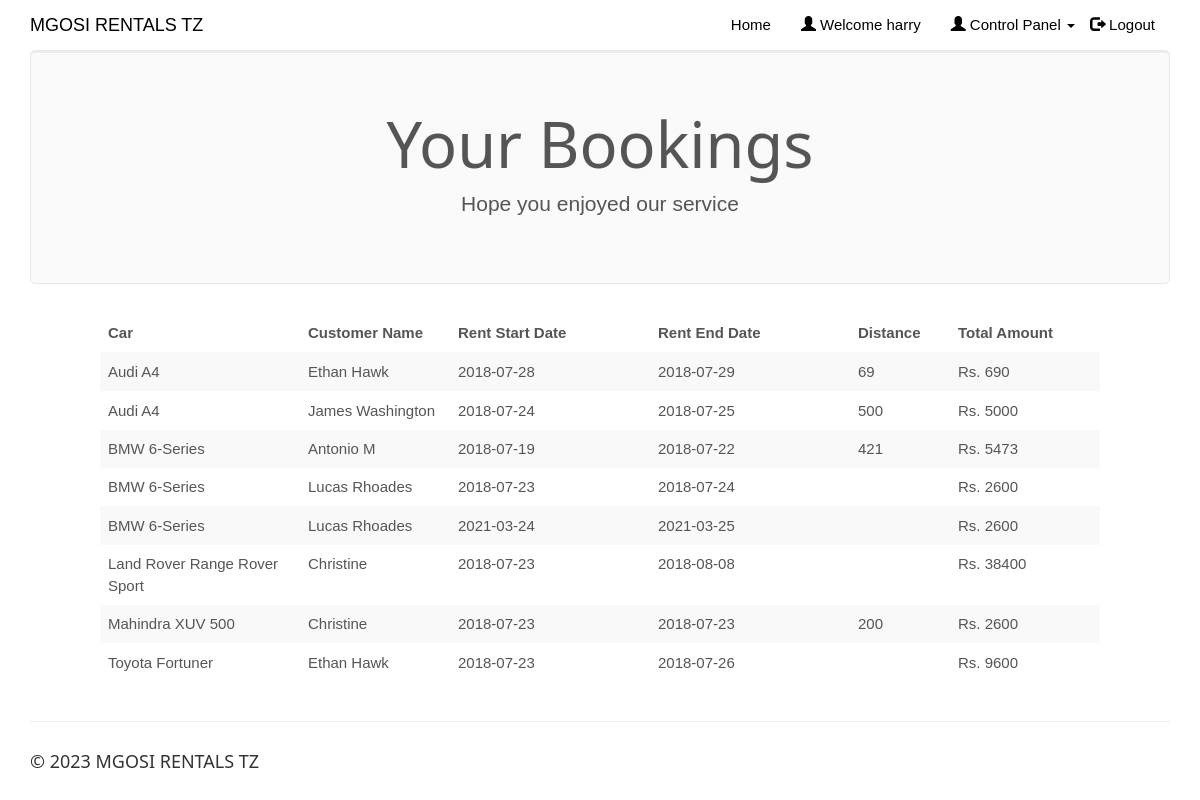
Page /clientview.php (signed in) on the earlier database version.
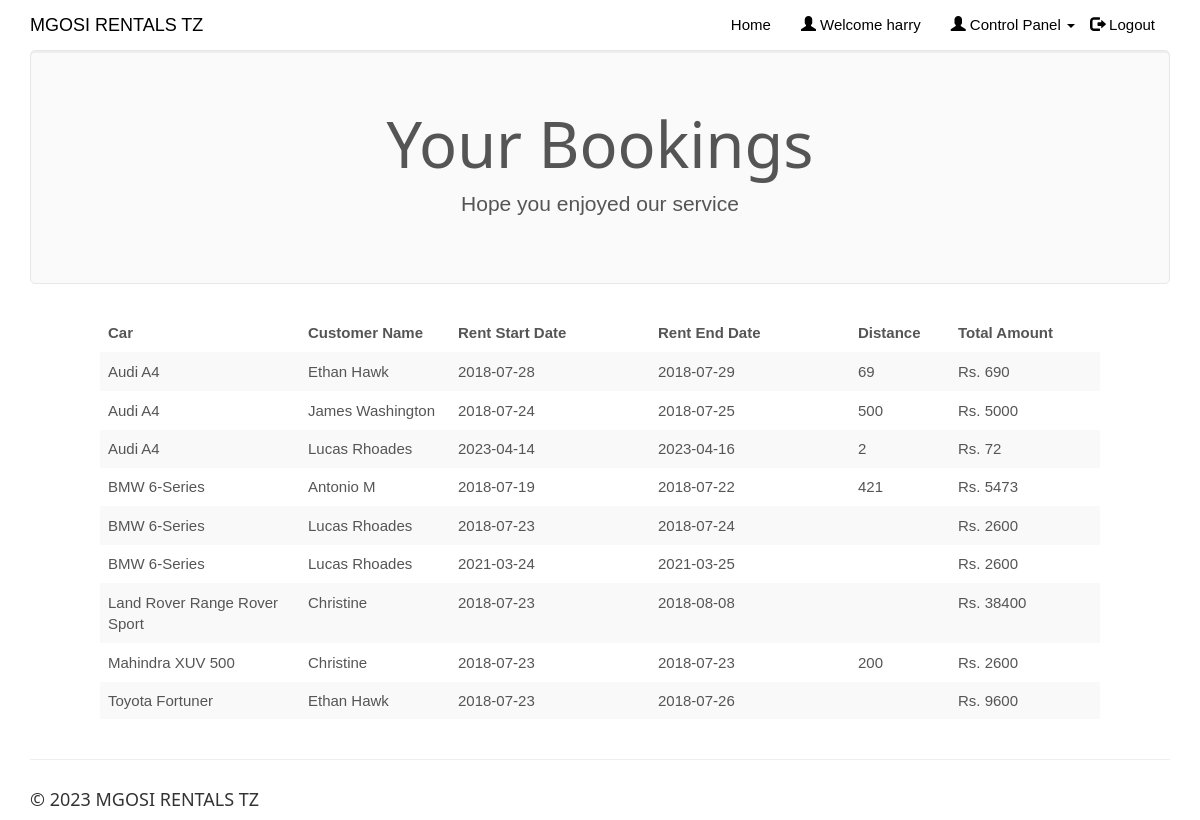
Same page on the later database version.
### tables this page shows
CREATE TABLE `rentedcars` (
  `id` int(100) NOT NULL,
  `customer_username` varchar(50) NOT NULL,
  `car_id` int(20) NOT NULL,
  `driver_id` int(20) NOT NULL,
  `booking_date` date NOT NULL,
  `rent_start_date` date NOT NULL,
  `rent_end_date` date NOT NULL,
  `car_return_date` date DEFAULT NULL,
  `fare` double NOT NULL,
  `charge_type` varchar(25) NOT NULL DEFAULT 'days',
  `distance` double DEFAULT NULL,
  `no_of_days` int(50) DEFAULT NULL,
  `total_amount` double DEFAULT NULL,
  `return_status` varchar(10) NOT NULL
);

CREATE TABLE `cars` (
  `car_id` int(20) NOT NULL,
  `car_name` varchar(50) NOT NULL,
  `car_nameplate` varchar(50) NOT NULL,
  `car_img` varchar(50) DEFAULT 'NA',
  `ac_price` float NOT NULL,
  `non_ac_price` float NOT NULL,
  `ac_price_per_day` float NOT NULL,
  `non_ac_price_per_day` float NOT NULL,
  `car_availability` varchar(10) NOT NULL
);

CREATE TABLE `customers` (
  `customer_username` varchar(50) NOT NULL,
  `customer_name` varchar(50) NOT NULL,
  `customer_phone` varchar(15) NOT NULL,
  `customer_email` varchar(25) NOT NULL,
  `customer_address` varchar(50) NOT NULL,
  `customer_password` varchar(20) NOT NULL
);

### clientview.php (the view, shortened to what this page needs)
<!DOCTYPE html>
<html>
<?php
$conn = Connect();
?>
<head>
<link rel="stylesheet" href="assets/bootstrap/css/bootstrap.min.css">
<link rel="stylesheet" href="assets/fonts/font-awesome.min.css">
<link rel="stylesheet" href="assets/w3css/w3.css">
<link rel="stylesheet" type="text/css" href="assets/css/customerlogin.css">
<link rel="stylesheet" type="text/css" media="screen" href="assets/css/clientpage.css" />
</head>
<body id="page-top" data-spy="scroll" data-target=".navbar-fixed-top">
    <nav class="navbar navbar-custom navbar-fixed-top" role="navigation" style="color: black">
        <div class="container">
            <div class="navbar-header">
                <a class="navbar-brand page-scroll" href="index.php">
                  MGOSI RENTALS TZ </a>
            </div>
            <?php
                if(isset($_SESSION['login_client'])){
            ?>
            <div class="collapse navbar-collapse navbar-right navbar-main-collapse">
                <ul class="nav navbar-nav">
                    <li>
                        <a href="index.php">Home</a>
                    </li>
                    <li>
                        <a href="#"><span class="glyphicon glyphicon-user"></span> Welcome <?php echo $_SESSION['login_client']; ?></a>
                    </li>
                    <li>
                    <ul class="nav navbar-nav navbar-right">
            <li><a href="#" class="dropdown-toggle active" data-toggle="dropdown" role="button" aria-haspopup="true" aria-expanded="false"><span class="glyphicon glyphicon-user"></span> Control Panel <span class="caret"></span> </a>
            </li>
          </ul>
                    </li>
                    <li>
                        <a href="logout.php"><span class="glyphicon glyphicon-log-out"></span> Logout</a>
                    </li>
                </ul>
            </div>
            <?php
                }
                ?>
        </div>
    </nav>
<?php $login_client = $_SESSION['login_client'];
    $sql1 = "SELECT * FROM rentedcars rc, clientcars cc, customers c, cars WHERE cc.client_username = '$login_client' AND cc.car_id = rc.car_id AND rc.return_status = 'R' AND c.customer_username = rc.customer_username AND cc.car_id = cars.car_id";
    $result1 = $conn->query($sql1);
    if (mysqli_num_rows($result1) > 0) {
?>
<div class="container">
      <div class="jumbotron">
        <h1 class="text-center">Your Bookings</h1>
        <p class="text-center"> Hope you enjoyed our service </p>
      </div>
    </div>
    <div class="table-responsive" style="padding-left: 100px; padding-right: 100px;" >
<table class="table table-striped">
  <thead class="thead-dark">
<tr>
<th width="20%">Car</th>
<th width="15%">Customer Name</th>
<th width="20%">Rent Start Date</th>
<th width="20%">Rent End Date</th>
<th width="10%">Distance</th>
<th width="15%">Total Amount</th>
</tr>
</thead>
<?php
        while($row = mysqli_fetch_assoc($result1)) {
?>
<tr>
<td><?php echo $row["car_name"]; ?></td>
<td><?php echo $row["customer_name"]; ?></td>
<td><?php echo $row["rent_start_date"] ?></td>
<td><?php echo $row["rent_end_date"]; ?></td>
<td><?php echo $row["distance"]; ?></td>
<td>Rs. <?php echo $row["total_amount"]; ?></td>
</tr>
<?php        } ?>
                </table>
                </div>
            <?php
        } ?>
</body>
<footer class="site-footer">
        <div class="container">
            <hr>
            <div class="row">
                <div class="col-sm-6">
                    <h5>© <?php echo date("Y"); ?> MGOSI RENTALS TZ</h5>
                </div>
            </div>
        </div>
    </footer>
</html>

Differences in the rows shown:
added rentedcars: car.car_name "Audi A4", customer_username.customer_name "Lucas Rhoades", rent_start_date "2023-04-14", rent_end_date "2023-04-16", distance "2", total_amount "72"
